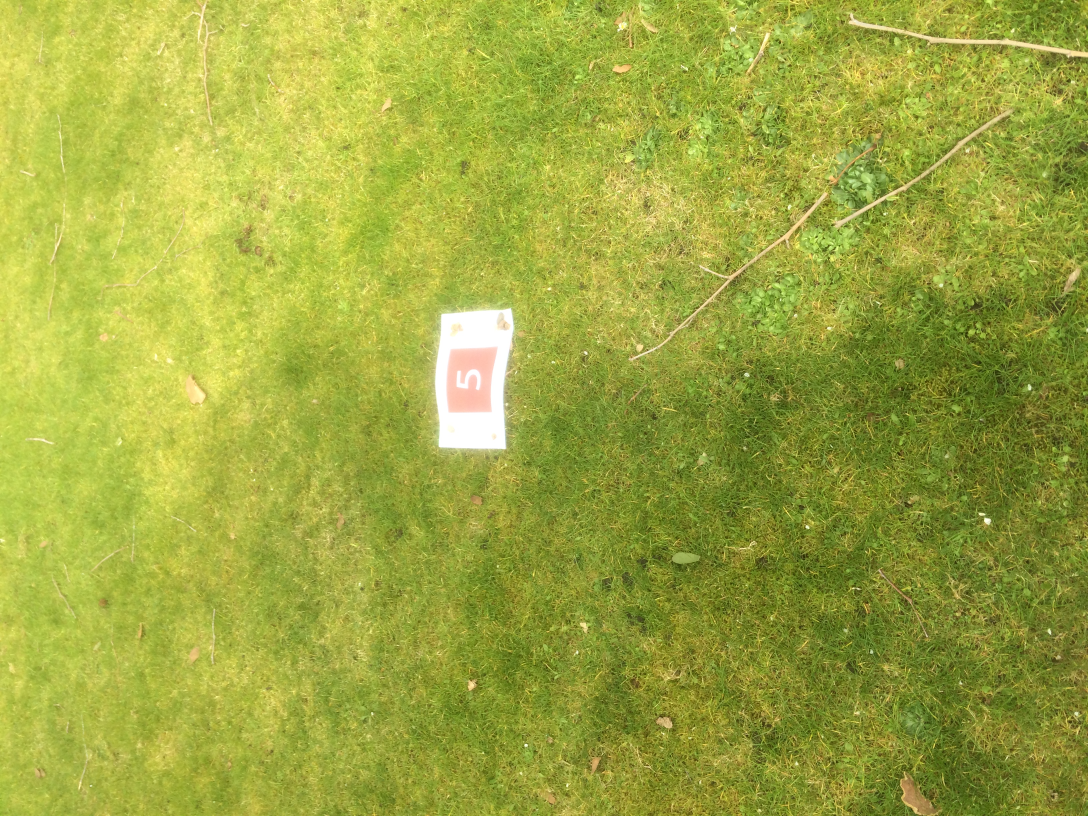
#> input picture 5_far.jpg, 3264 x 2448 px (shown at 1/3 size)
$ python blob_detection.py   (older library calls are emulated)
#> lines starting #> are read from the running program, lines starting #| are printed output that depends on the picture
#%% Load Modules

import numpy as np
import cv2

# Edge Detection
from skimage.feature import blob_doh
from skimage.transform import rescale

# Read Images
from scipy.misc import imread
from skimage.color import rgb2gray, rgb2hsv
from skimage import img_as_float

# Plotting
import matplotlib.pyplot as plt
from matplotlib import cm
import matplotlib.image as mpimg

#%% Load Image

image_rgb = img_as_float(imread('5_far.jpg'))
image_rgb = rescale(image_rgb, 0.2)
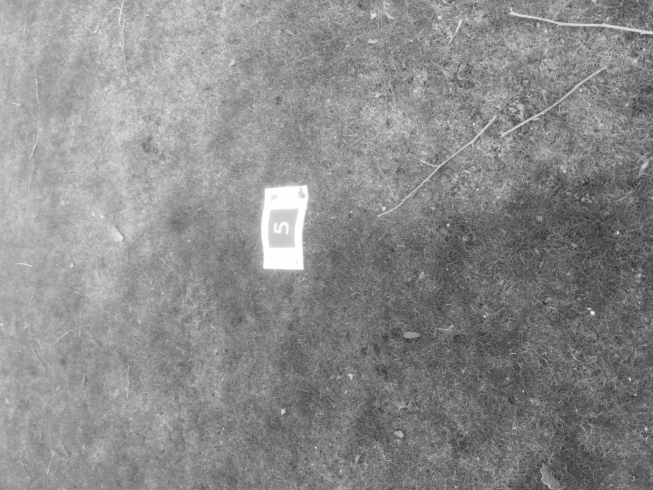
#> image_rgb: shape (490, 653, 1) float64; min 0.175, max 1, mean 0.548
#> (the run stopped early here; a loop or call above may not have finished)

$ run again, with 5_near.jpg copied over 5_far.jpg
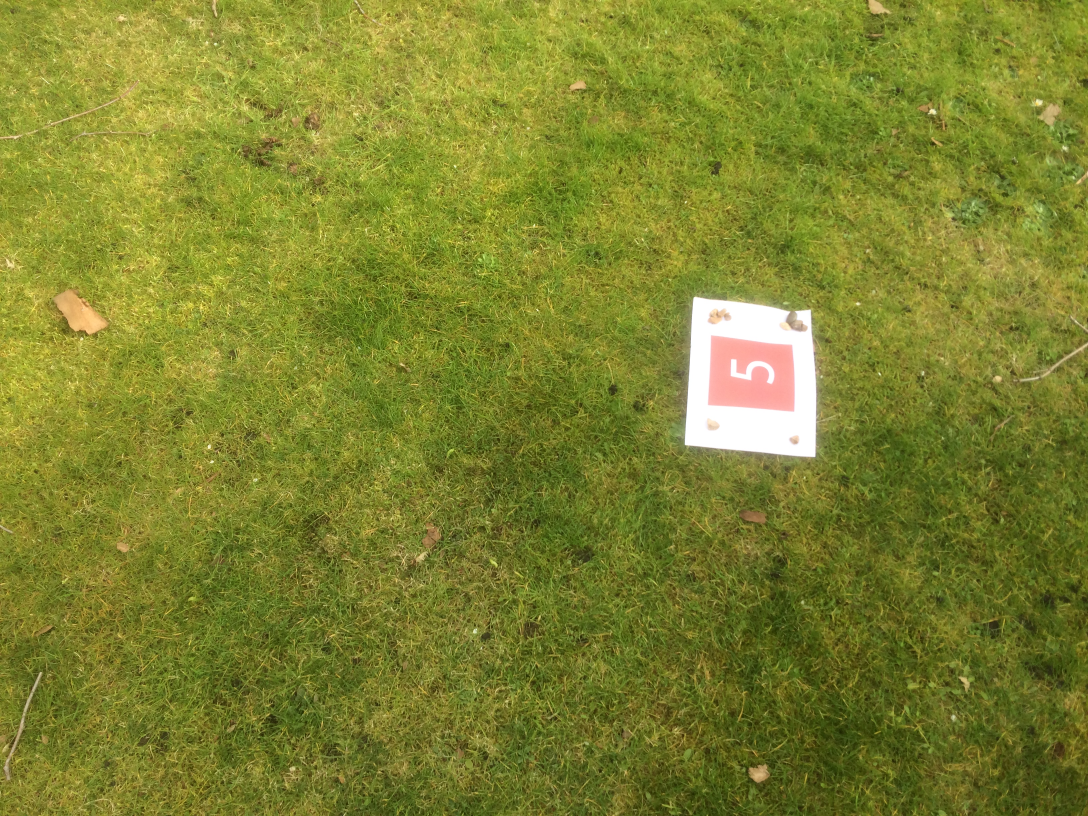
#> input picture 5_near.jpg, 3264 x 2448 px (shown at 1/3 size)
#> `image_rgb = rescale(image_rgb, 0.2)`:
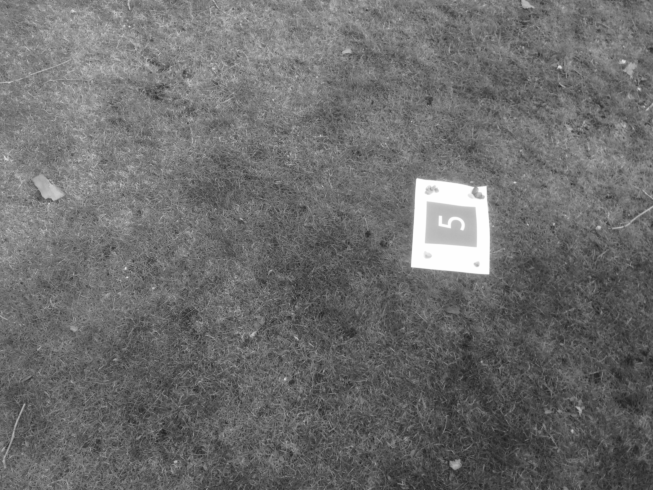
#> image_rgb: shape (490, 653, 1) float64; min 0.113, max 1, mean 0.427

$ run again, with A_dark.jpg copied over 5_far.jpg
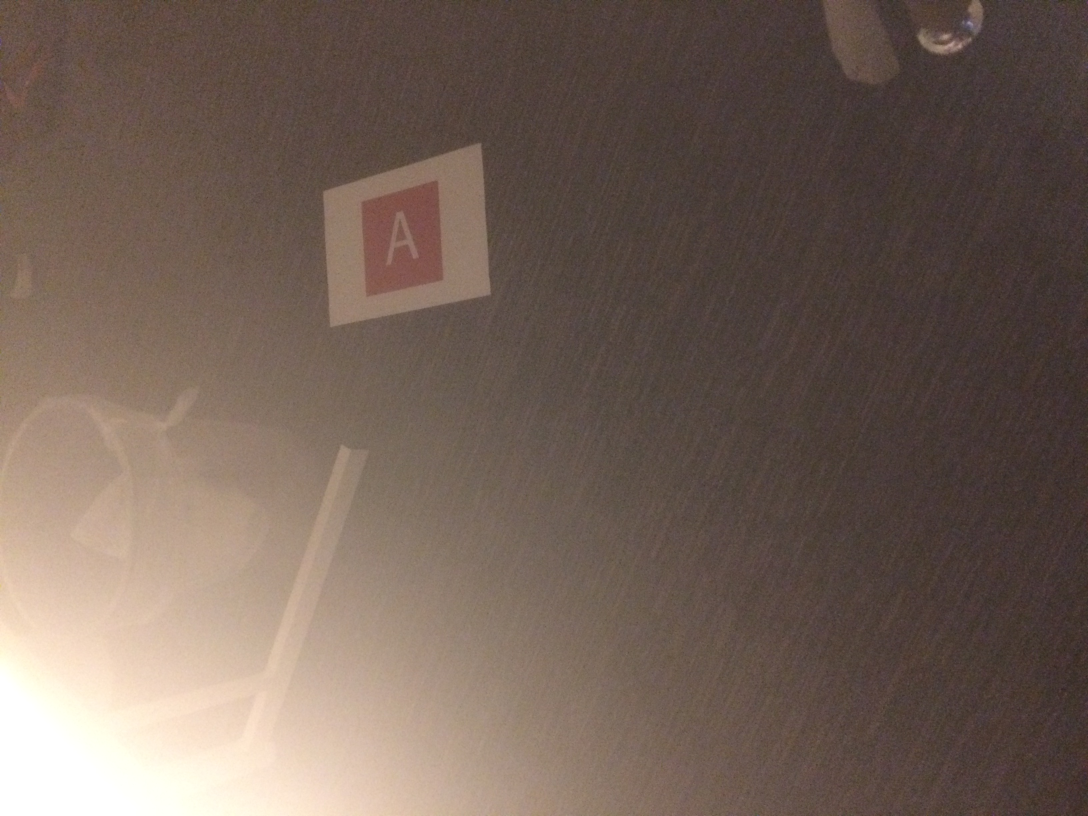
#> input picture A_dark.jpg, 3264 x 2448 px (shown at 1/3 size)
#> `image_rgb = rescale(image_rgb, 0.2)`:
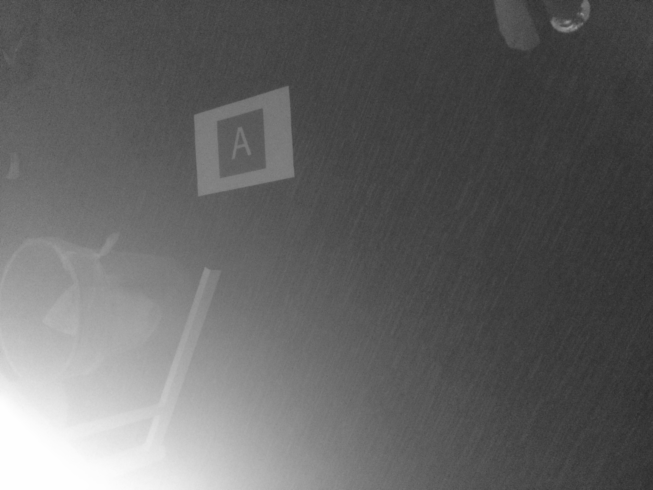
#> image_rgb: shape (490, 653, 1) float64; min 0.167, max 1, mean 0.391
